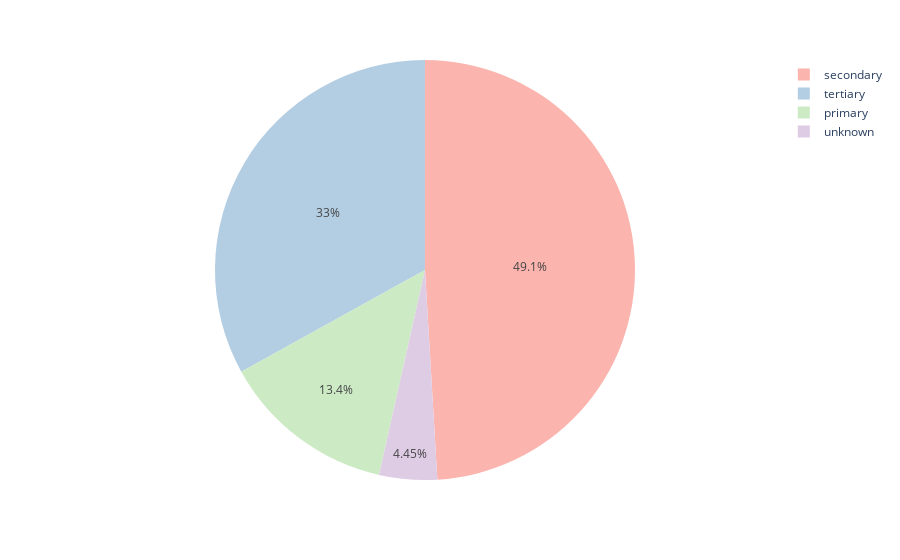

Notebook cell for this chart:
### Code cell
fig = px.pie(data_frame=df,names='education',color_discrete_sequence=px.colors.qualitative.Pastel1)
fig.show()

### Figure 1 — Plotly figure (JSON) as saved in the notebook; plotly's stock layout.template omitted (floating-point values rounded to 4 significant figures; data arrays with more than 128 entries replaced by an {"elided": "..."} marker saying what was removed)
{"data": [{"domain": {"x": [0, 1], "y": [0, 1]}, "hovertemplate": "education=%{label}<extra></extra>", "labels": {"elided": "11162 str values"}, "legendgroup": "", "name": "", "showlegend": true, "type": "pie"}], "layout": {"legend": {"tracegroupgap": 0}, "margin": {"t": 60}, "piecolorway": ["rgb(251,180,174)", "rgb(179,205,227)", "rgb(204,235,197)", "rgb(222,203,228)", "rgb(254,217,166)", "rgb(255,255,204)", "rgb(229,216,189)", "rgb(253,218,236)", "rgb(242,242,242)"]}}
